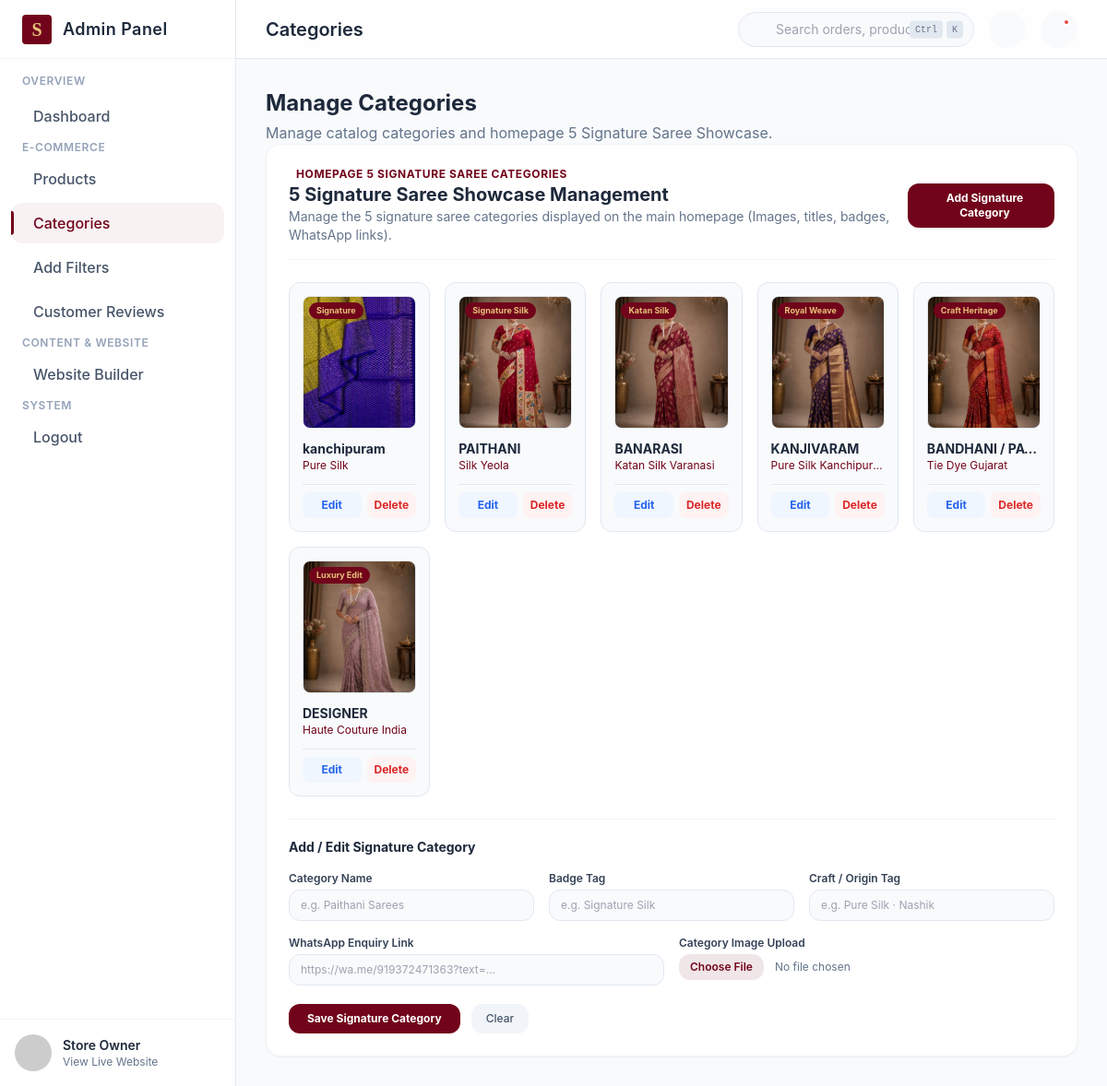
/adm/categories/, run on an earlier commit of the app's database.
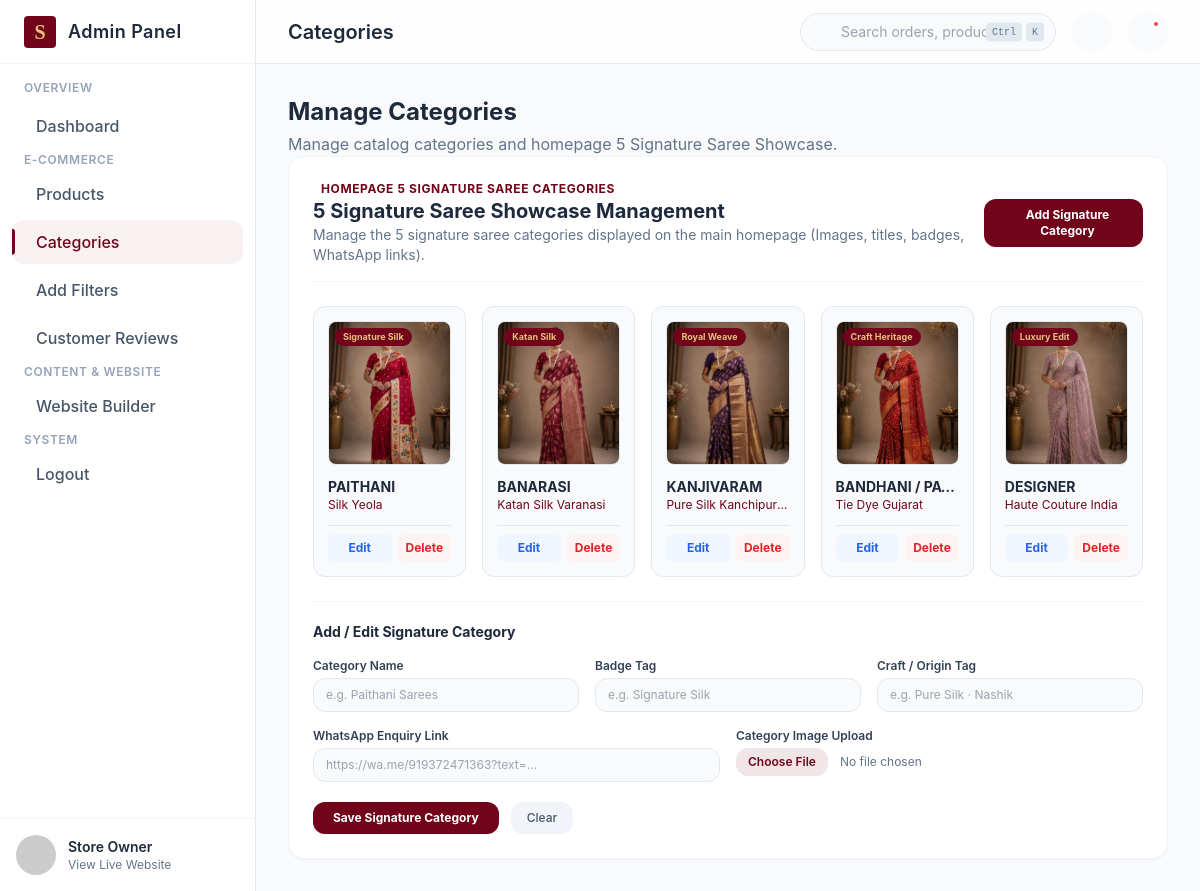
And on a later commit of the database.
### adm_user/models.py (models this page shows, shortened)
class SlugMixin:
    slug_source_field = "name"

class TimeStampedModel(models.Model):
    created_at = models.DateTimeField(auto_now_add=True)
    updated_at = models.DateTimeField(auto_now=True)
    class Meta:
        abstract = True

class SignatureCategoryItem(SlugMixin, TimeStampedModel):
    name = models.CharField(max_length=100)
    slug = models.SlugField(max_length=120, unique=True, blank=True)
    badge_text = models.CharField(max_length=100, blank=True)
    origin_craft = models.CharField(max_length=100, blank=True)
    image = models.ImageField(upload_to="website/signature/", blank=True)
    whatsapp_link = models.CharField(max_length=500, blank=True)
    display_order = models.PositiveIntegerField(default=0)
    is_active = models.BooleanField(default=True)
    class Meta:
        ordering = ["display_order"]
        constraints = [
            models.UniqueConstraint(
                Lower("name"),
                name="unique_signature_category_name_ci",
                violation_error_message="This category already exists.",
            ),
        ]

### adm_user/views.py (the view)
# urls.py: path('categories/', views.categories, name='categories'),
def categories(request):
    from .models import SignatureCategoryItem
    context = {
        "signature_categories": SignatureCategoryItem.objects.all(),
    }
    return render(request, 'adm_user/categories.html', context)

### adm_user/models.py (called while the page is built)
    @classmethod
    def load(cls):
        obj, _ = cls.objects.get_or_create(pk=1)
        return obj

### user/context_processors.py (called while the page is built)
def global_website_data(request):
    try:
        return {
            'nav_categories': Category.objects.filter(is_active=True).order_by('created_at'),
            'header_settings': HeaderSettings.load(),
            'footer_settings': FooterSettings.load(),
            'offer_items': OfferBarItem.objects.all(),
        }
    except Exception:
        return {}

### adm_user/templates/adm_user/categories.html (shortened to what the changed rows need)
{% extends "adm_user/base_admin.html" %}
{% load static %}
{% block page_title %}Categories{% endblock %}
{% block content %}
<section id="view-categories" class="view-section flex-col gap-6">
    <div class="flex items-center justify-between">
        <div>
            <h2 class="text-2xl font-bold text-slate-800 dark:text-white">Manage Categories</h2>
        </div>
    </div>
    <div class="bg-white dark:bg-dark-panel p-6 rounded-2xl border border-slate-100 dark:border-dark-border shadow-sm space-y-6">
        <div class="grid grid-cols-1 md:grid-cols-2 lg:grid-cols-5 gap-4">
            {% for cat in signature_categories %}
            <div class="bg-slate-50 dark:bg-slate-800/50 p-3.5 rounded-xl border border-slate-200 dark:border-slate-700 shadow-xs flex flex-col justify-between space-y-3" id="sig-cat-card-{{ cat.id }}">
                <div class="relative h-36 rounded-lg overflow-hidden border border-slate-200 dark:border-slate-700 bg-white">
                    {% if cat.image %}
                    <img src="{{ cat.image.url }}" class="w-full h-full object-cover">
                    {% else %}
                    <div class="w-full h-full flex items-center justify-center text-slate-400 text-xs">No Image</div>
                    {% endif %}
                    <span class="absolute top-1.5 left-1.5 bg-brand-maroon text-brand-gold text-[9px] font-bold px-2 py-0.5 rounded-full shadow-xs">{{ cat.badge_text|default:"Signature" }}</span>
                </div>
                <div>
                    <h4 class="font-bold text-slate-800 dark:text-white text-sm truncate">{{ cat.name }}</h4>
                    <p class="text-xs text-brand-maroon dark:text-brand-gold truncate">{{ cat.origin_craft|default:"Pure Silk" }}</p>
                </div>
                <div class="flex items-center gap-1.5 pt-2 border-t border-slate-200 dark:border-slate-700">
                    <button type="button" onclick="editSigCategory({{ cat.id }}, '{{ cat.name|escapejs }}', '{{ cat.badge_text|escapejs }}', '{{ cat.origin_craft|escapejs }}', '{{ cat.whatsapp_link|escapejs }}')" class="flex-1 text-xs py-1.5 px-2 rounded-lg bg-blue-50 text-blue-600 font-bold hover:bg-blue-100 transition-colors text-center">
                        Edit
                    </button>
                    <button type="button" onclick="deleteSigCategory({{ cat.id }})" class="text-xs py-1.5 px-2 rounded-lg bg-red-50 text-red-600 font-bold hover:bg-red-100 transition-colors">
                        Delete
                    </button>
                </div>
            </div>
            {% endfor %}
        </div>
    </div>
</section>
{% endblock %}

What changed in the data, as far as the page shows it:
removed SignatureCategoryItem: image (picture), badge_text "Signature", name "kanchipuram", origin_craft "Pure Silk"
